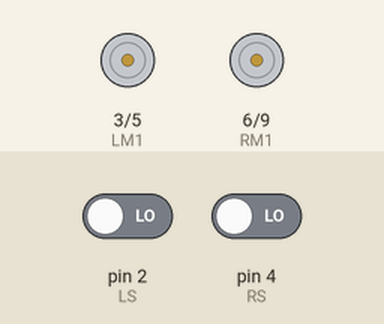
Simulated run of this sketch. Board: Arduino Uno, built with avr-gcc and run on an emulated ATmega328P. Parts: motor-driver pin pairs drawn as motors (green arrow = first pin HIGH = forward, orange = second pin HIGH = backward, longer = more drive). The test bench sets the inputs (shaded band); at power-on: pin 2 (LS) LOW, pin 4 (RS) LOW. What the sketch prints to the serial monitor is not drawn.

Above: at 1.2 s.
1.3 s: pin 2 (LS) driven HIGH
At 1.6 s:
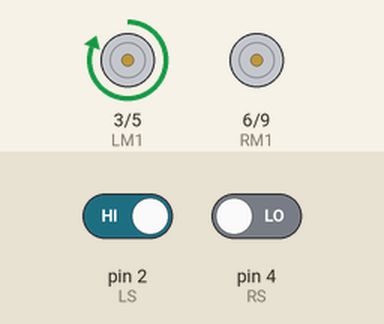
2.8 s: pin 4 (RS) driven HIGH
At 3.8 s:
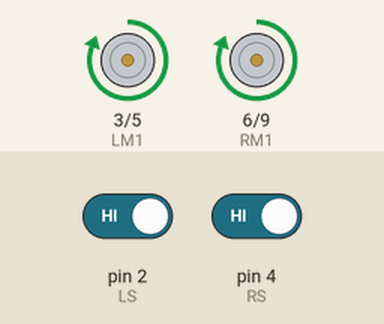
4.3 s: pin 2 (LS) driven LOW
At 4.9 s:
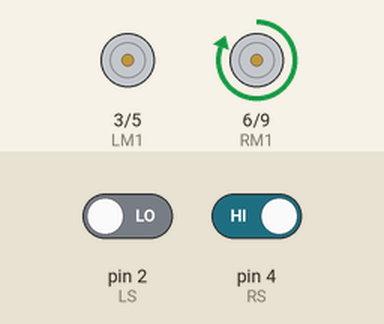
5.8 s: pin 4 (RS) driven LOW
At 6.2 s:
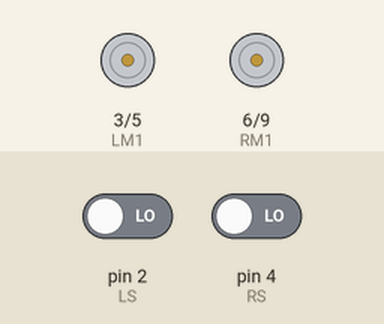
Timing chart, 0 to 8.3 s (numbered marks = the images above; inputs shaded):
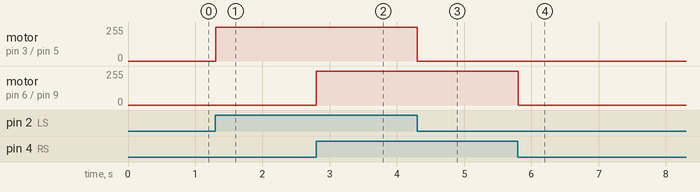

Measured:
- after the input at 1.3 s, motor on pin 3 (LM1) / pin 5 (LM2): stopped → forward 255/255 at once
- after the input at 2.8 s, motor on pin 6 (RM1) / pin 9 (RM2): stopped → forward 255/255 at once
- after the input at 4.3 s, motor on pin 3 (LM1) / pin 5 (LM2): forward 255/255 → stopped at once
- after the input at 5.8 s, motor on pin 6 (RM1) / pin 9 (RM2): forward 255/255 → stopped at once

The sketch:

LIne_trace_with_IR.ino
```cpp
/*------ Arduino Line Follower Code----- */
/*-------definning Inputs------*/
#define LS 2      // left sensor
#define RS 4      // right sensor

/*-------definning Outputs------*/
#define LM1 3       // left motor
#define LM2 5       // left motor
#define RM1 6       // right motor
#define RM2 9       // right motor
int a, b;
void setup()
{
  pinMode(LS, INPUT);
  pinMode(RS, INPUT);
  pinMode(LM1, OUTPUT);
  pinMode(LM2, OUTPUT);
  pinMode(RM1, OUTPUT);
  pinMode(RM2, OUTPUT);
  Serial.begin(9600);
}

void loop()
{

  a = digitalRead(LS); //left
  b = digitalRead(RS); //right
  if (digitalRead(LS) && digitalRead(RS))    // Move Forward
  {
    digitalWrite(LM1, HIGH);
    digitalWrite(LM2, LOW);
    digitalWrite(RM1, HIGH);
    digitalWrite(RM2, LOW);
    Serial.println(a);
//    delay(2000);
    Serial.println(b);
//  delay(2000);
  }

  if (!(digitalRead(LS)) && digitalRead(RS))    // Turn right
  {
    digitalWrite(LM1, LOW);
    digitalWrite(LM2, LOW);
    digitalWrite(RM1, HIGH);
    digitalWrite(RM2, LOW);
    Serial.println(a);
//    delay(2000);
    Serial.println(b);
//  delay(2000);
  }

  if (digitalRead(LS) && !(digitalRead(RS)))    // turn left
  {
    digitalWrite(LM1, HIGH);
    digitalWrite(LM2, LOW);
    digitalWrite(RM1, LOW);
    digitalWrite(RM2, LOW);
    Serial.println(a);
//    delay(2000);
    Serial.println(b);
//  delay(2000);
  }

  if (!(digitalRead(LS)) && !(digitalRead(RS)))    // stop
  {
    digitalWrite(LM1, LOW);
    digitalWrite(LM2, LOW);
    digitalWrite(RM1, LOW);
    digitalWrite(RM2, LOW);
     Serial.println(a);
//    delay(2000);
    Serial.println(b);
//  delay(2000);
  }
}
```
